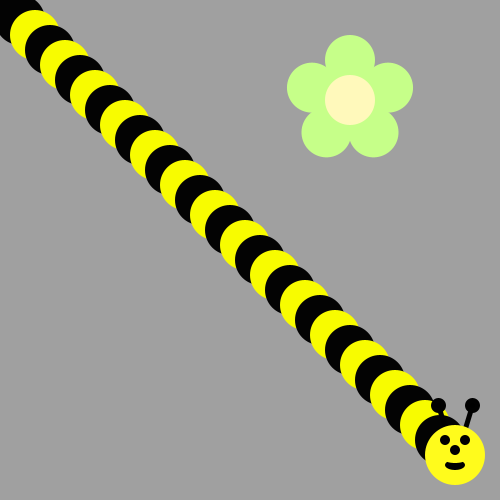
Frame 1 (no input)
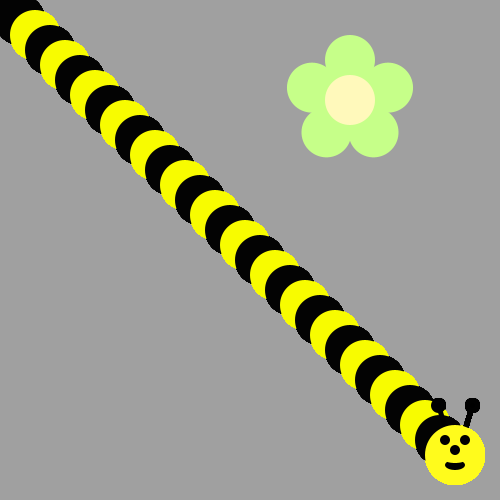
Frame 60 (the mouse pressed at the canvas centre just before this capture)
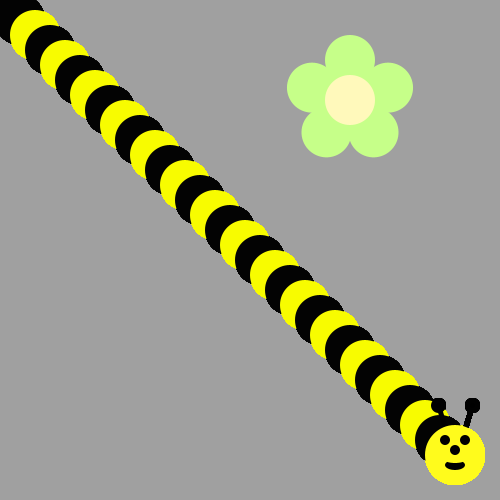
Frame 120 (the mouse held since frame 60 and released just before this capture)

The Processing sketch that drew these frames (run headless with seeded random() and noise(); from frame 60 on, the mouse is pressed at the canvas centre):

// Processing sketch: bumble_bee
// ── bumble_bee.pde

void setup() {
     ellipseMode(CENTER);
     size(500, 500);
     background(160, 160, 160);
     drawFlower(350, 100);
}

void draw() {
  
// First run the program and you should see a flower.  
  
  
/* Then, use a loop to make a body for the Bee! 
(see the image on the recipe, it's a diagonal line of circles)
Use modulo to make the colors alternate between yellow and black
*/
int a = 5;
fill(#030303);
ellipse (5,5,50,50);

for (int i = 30; i >0; i--){
  if (i % 2 == 0){
    fill(#030303);
  }
  else{
    fill(#F8FC00);
  }
  ellipse (a+15,a+15, 50,50);
  a = a+15;
}
drawBeeFace(455,455);




/*
Now put his head on using drawBeeFace(x,y)
*/

}

/**************   Use these methods but  DON'T CHANGE THE CODE BELOW  **************/

void drawFlower(int x, int y) {
     noStroke();
     translate(x, y);
     // draw 5 petals, rotating after each one
     fill(#c6ff89);      // green
      for (int i = 0; i < 5; i++) {
           ellipse(0, -40, 50, 50);
          rotate(radians(72));
     }
     fill(#fff9bb); // light yellow
     ellipse(0, 0, 50, 50);
} 
void drawBeeFace(int BeeFaceX, int BeeFaceY) {
     noStroke();
     fill(0, 0, 0);
     stroke(1);
     strokeWeight(5);
     line(BeeFaceX-10, BeeFaceY-27, BeeFaceX-17, BeeFaceY-50);
     line(BeeFaceX+10, BeeFaceY-27, BeeFaceX+17, BeeFaceY-50);
     ellipse(BeeFaceX-17, BeeFaceY-50, 10, 10);
     ellipse(BeeFaceX+17, BeeFaceY-50, 10, 10);
     noStroke();
     fill(255, 251, 28);
     ellipse(BeeFaceX, BeeFaceY, 60, 60); // face
     fill(255, 237, 209);
     fill(0,0,0);
      ellipse(BeeFaceX-10, BeeFaceY-15, 10, 10); // eyes
     ellipse(BeeFaceX+10, BeeFaceY-15, 10, 10);
      ellipse(BeeFaceX, BeeFaceY-5, 10, 10); // nose
      ellipse(BeeFaceX, BeeFaceY+10, 20, 10);// mouth
     fill(255, 251, 28);
     ellipse(BeeFaceX, BeeFaceY+5, 20, 6);
}
